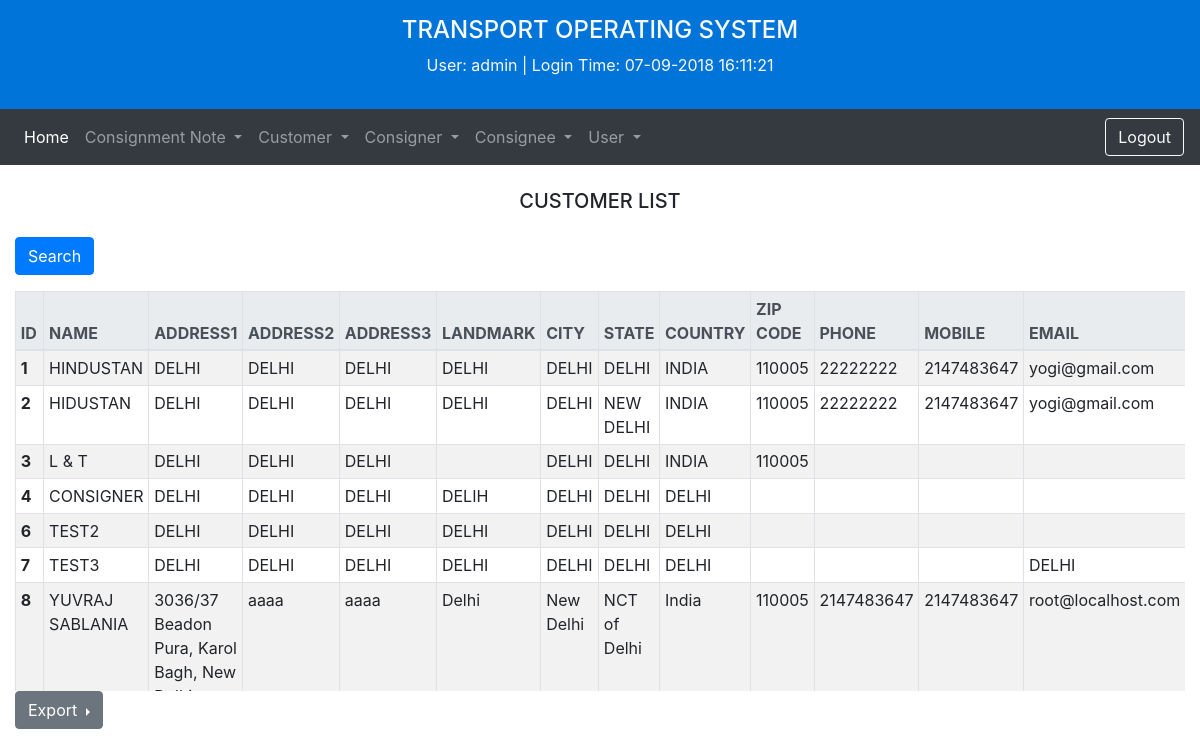
The app's page /Transport/customer_list.php (signed in) with its own data.
### tables this page shows
CREATE TABLE `customer` (
  `customer_id` int(5) NOT NULL,
  `customer_name` text NOT NULL,
  `customer_address1` text NOT NULL,
  `customer_address2` text NOT NULL,
  `customer_address3` text NOT NULL,
  `customer_landmark` text NOT NULL,
  `customer_city` text NOT NULL,
  `customer_state` text NOT NULL,
  `customer_country` text NOT NULL,
  `customer_pin` text NOT NULL,
  `customer_phone` text NOT NULL,
  `customer_mobile` text NOT NULL,
  `customer_email` text NOT NULL,
  `customer_website` text NOT NULL,
  `customer_gstin` text NOT NULL,
  `customer_pan` text NOT NULL
);

### Transport/customer_list.php (the view, shortened to what this page needs)
<?php
  require "db_conn.php";
?>
<!doctype html>
<html lang="en">
<head>
  <link rel="stylesheet" href="bootstrap-4.1.3-dist/css/bootstrap.css">
  <link rel="stylesheet" type="text/css" href="assets\css\main.css">
</head>
<body class="">
  <?php include_once "header.php" ?>
  <div class="container-fluid my-4">
    <h5 class="text-center text-uppercase mb-4">customer list</h5>
    <p>
    <button type="button" class="btn btn-primary" data-toggle="modal" data-target="#exampleModal">
      Search
    </button>
    </p>
    <div id="list" class="table-responsive">
      <table class="table table-sm table-striped table-bordered">
        <thead class="thead-light">
          <tr class="text-uppercase">
            <th scope="col">id</th>
            <th scope="col">name</th>
            <th scope="col">address1</th>
            <th scope="col">address2</th>
            <th scope="col">address3</th>
            <th scope="col">landmark</th>
            <th scope="col">city</th>
            <th scope="col">state</th>
            <th scope="col">country</th>
            <th scope="col">zip code</th>
            <th scope="col">phone</th>
            <th scope="col">mobile</th>
            <th scope="col">email</th>
          </tr>
        </thead>
        <tbody>
          <?php
            $query = NULL;
            if(isset($_POST['search_btn'])){
              $type = $_POST['search_type'];
              $text = $_POST['search_text'];
              if($type == 1){
                $query = "SELECT * FROM customer WHERE customer_id =".$text;
              }elseif($type == 2){
                $query = "SELECT * FROM customer WHERE customer_name LIKE '%".$text."%'";
              }elseif($type == 3){
                $query = "SELECT * FROM customer WHERE customer_address1 LIKE '%".$text."%' OR customer_address2 LIKE '%".$text."%' OR customer_address3 LIKE '%".$text."%'";
              }elseif($type == 4){
                $query = "SELECT * FROM customer WHERE customer_landmark LIKE '%".$text."%'";
              }elseif($type == 5){
                $query = "SELECT * FROM customer WHERE customer_city LIKE '%".$text."%'";
              }elseif($type == 6){
                $query = "SELECT * FROM customer WHERE customer_state LIKE '%".$text."%'";
              }elseif($type == 7){
                $query = "SELECT * FROM customer WHERE customer_country LIKE '%".$text."%'";
              }elseif($type == 8){
                $query = "SELECT * FROM customer WHERE customer_pin=".$text;
              }elseif($type == 9){
                $query = "SELECT * FROM customer WHERE customer_phone=".$text;
              }elseif($type == 10){
                $query = "SELECT * FROM customer WHERE customer_mobile=".$text;
              }elseif($type == 11){
                $query = "SELECT * FROM customer WHERE customer_email LIKE '%".$text."%'";
              }elseif($type == 12){
                $query = "SELECT * FROM customer WHERE customer_website LIKE '%".$text."%'";
              }elseif($type == 13){
                $query = "SELECT * FROM customer WHERE customer_gstin=".$text;
              }elseif($type == 14){
                $query = "SELECT * FROM customer WHERE customer_pan=".$text;
              }else{
                $query = "SELECT * FROM customer ORDER BY customer_id";
              }
            }else{
              $query = "SELECT * FROM customer ORDER BY customer_id";
            }
            if($result = mysqli_query($conn,$query)){
              $rowcount=mysqli_num_rows($result);
              if($rowcount>0){
                while($row = mysqli_fetch_row($result)){
              ?>
          <tr>
            <th scope="row"><?php echo $row[0]; ?></th>
            <td><?php echo $row[1]; ?></td>
            <td><?php echo $row[2]; ?></td>
            <td><?php echo $row[3]; ?></td>
            <td><?php echo $row[4]; ?></td>
            <td><?php echo $row[5]; ?></td>
            <td><?php echo $row[6]; ?></td>
            <td><?php echo $row[7]; ?></td>
            <td><?php echo $row[8]; ?></td>
            <td><?php echo $row[9]; ?></td>
            <td><?php echo $row[10]; ?></td>
            <td><?php echo $row[11]; ?></td>
            <td><?php echo $row[12]; ?></td>
          </tr>
          <?php
              }
            }else{
              echo '<tr><td colspan="16">No record found</td></tr>';
            }
            }else{
              echo mysqli_error();
            }
          ?>
        </tbody>
      </table>
    </div>
    <form class="mb-3" method="post" action="export_customer.php">
      <div class="dropright">
        <button class="btn btn-secondary dropdown-toggle" type="button" id="export" data-toggle="dropdown" aria-haspopup="true" aria-expanded="false">
          Export
        </button>
      </div>
    </form>
    </div>
</body>
</html>

### Transport/assets/css/main.css (style rules this page uses)
#list { max-height: 400px; overflow-y: scroll; }

### records on screen
customer: customer_id "1", customer_name "HINDUSTAN", customer_address1 "DELHI", customer_address2 "DELHI", customer_address3 "DELHI", customer_landmark "DELHI", customer_city "DELHI", customer_state "DELHI", customer_country "INDIA", customer_pin "110005", customer_phone "22222222", customer_mobile "2147483647", customer_email "yogi@gmail.com"
customer: customer_id "2", customer_name "HIDUSTAN", customer_address1 "DELHI", customer_address2 "DELHI", customer_address3 "DELHI", customer_landmark "DELHI", customer_city "DELHI", customer_state "NEW DELHI", customer_country "INDIA", customer_pin "110005", customer_phone "22222222", customer_mobile "2147483647", customer_email "yogi@gmail.com"
customer: customer_id "3", customer_name "L & T", customer_address1 "DELHI", customer_address2 "DELHI", customer_address3 "DELHI", customer_city "DELHI", customer_state "DELHI", customer_country "INDIA", customer_pin "110005"
customer: customer_id "4", customer_name "CONSIGNER", customer_address1 "DELHI", customer_address2 "DELHI", customer_address3 "DELHI", customer_landmark "DELIH", customer_city "DELHI", customer_state "DELHI", customer_country "DELHI"
customer: customer_id "6", customer_name "TEST2", customer_address1 "DELHI", customer_address2 "DELHI", customer_address3 "DELHI", customer_landmark "DELHI", customer_city "DELHI", customer_state "DELHI", customer_country "DELHI"
customer: customer_id "7", customer_name "TEST3", customer_address1 "DELHI", customer_address2 "DELHI", customer_address3 "DELHI", customer_landmark "DELHI", customer_city "DELHI", customer_state "DELHI", customer_country "DELHI", customer_email "DELHI"
customer: customer_id "8", customer_name "YUVRAJ SABLANIA", customer_address1 "3036/37 Beadon Pura, Karol Bagh, New…", customer_address2 "aaaa", customer_address3 "aaaa", customer_landmark "Delhi", customer_city "New Delhi", customer_state "NCT of Delhi", customer_country "India", customer_pin "110005", customer_phone "2147483647", customer_mobile "2147483647", customer_email "root@localhost.com"

### other values on screen
$_SESSION['login_user'] "admin"
$_SESSION['current_login_time'] "07-09-2018 16:11:21"
